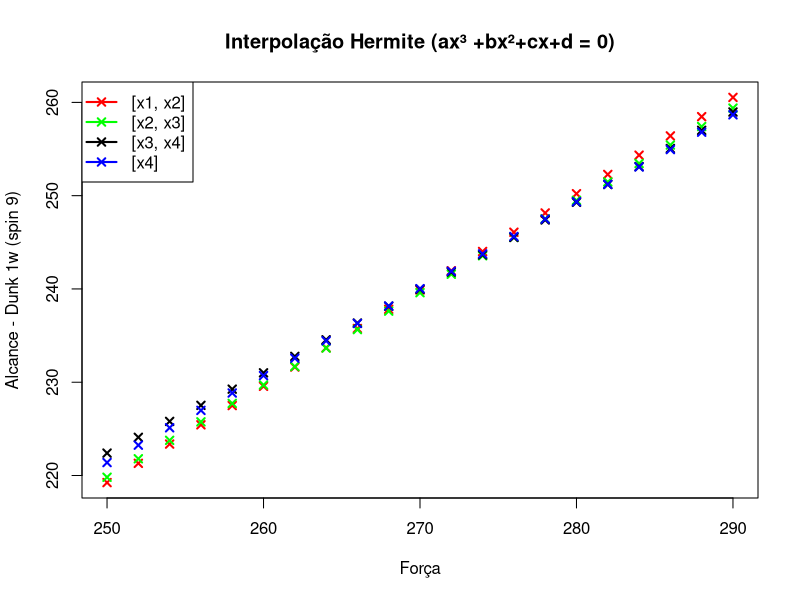

This figure's R source:
## ---- chunk 1
knitr::opts_chunk$set(echo = TRUE)
## ---- chunk 2
x1 <- 250
x4 <- 290
x2 <- (x4 + x1) / 2
x3 <- x1+(x2-x1)+(x4-x2)/2
x <- c(x1, x2, x3, x4)
x
y <-c(219.24, 239.60, 249.29, 258.67)
y
interpolation_size <- 21 # 21 forças

z <- spline(x, y, n=21)
z

power_dataframe <- do.call(rbind.data.frame, z)
for (index in 1:length(power_dataframe)) {
        colnames(power_dataframe)[index] <- paste("Power/Reach ", index)
}

power_dataframe

splines::interpSpline(x,y)$coef

print("ax³ + bx² + cx + d = 0")

x_vector <- seq(from=250, to=290, by=2)
y1 <- 219.24 + 1.0323478 * (x_vector-250)
y2 <- 239.6 + 0.9893043 * (x_vector-270)
y3 <- 249.29 + 0.9499130 * (x_vector-280) + 0.001786957 * (x_vector - 280)^2
y4 <- 258.67 + 0.9320435 * (x_vector-290)

plot(x_vector,y1,type="p", col="red", lwd=2, pch=4, main="Interpolação Hermite (ax³ +bx²+cx+d = 0)", xlab="Força", ylab="Alcance - Dunk 1w (spin 9)")
points(x_vector,y2, col="green", lwd=2, pch=4)
points(x_vector,y3, lwd=2, pch=4)
points(x_vector,y4, col="blue",lwd=2,  pch=4)
legend(x="topleft", legend=c("[x1, x2]", "[x2, x3]", "[x3, x4]", "[x4]"), lty=1, lwd=2, col=c("red", "green", "black", "blue"), pch=4)

# Cálculos dos intervalos:

# y1 <- 219.24 + 1.0323478 * (x_vector-250)
# y2 <- 239.6 + 0.9893043 * (x_vector-270)
# y3 <- 249.29 + 0.9499130 * (x_vector-280) + 0.001786957 * (x_vector - 280)^2
# y4 <- 258.67 + 0.9320435 * (x_vector-290)
